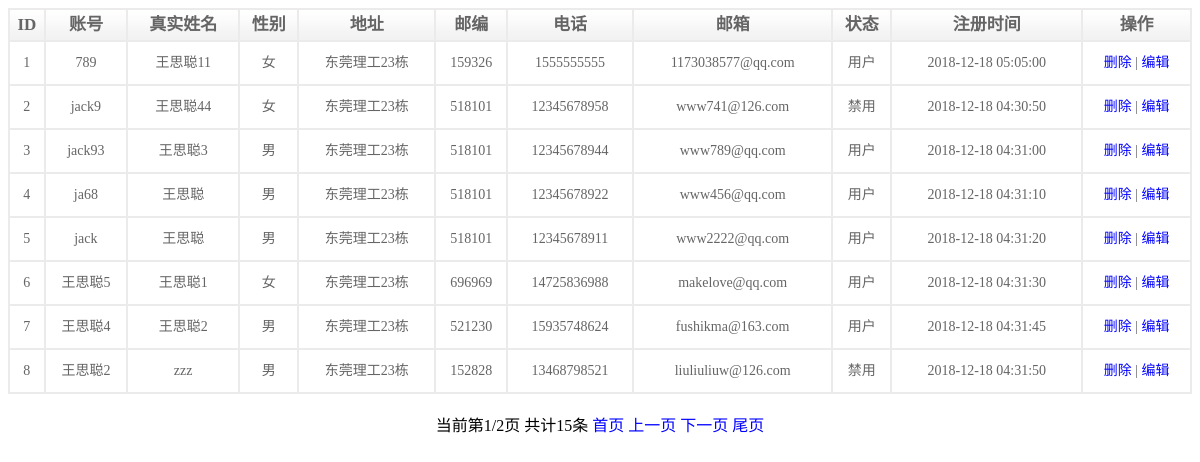
Page /admin/user/index.php on the committed database.
### tables this page shows
CREATE TABLE IF NOT EXISTS `users` (
  `id` int(11) NOT NULL AUTO_INCREMENT,
  `username` varchar(32) NOT NULL,
  `name` varchar(16) DEFAULT NULL,
  `sex` int(1) DEFAULT NULL,
  `pass` char(32) NOT NULL,
  `address` varchar(255) DEFAULT NULL,
  `code` char(6) DEFAULT NULL,
  `phone` varchar(16) DEFAULT NULL,
  `email` varchar(50) NOT NULL,
  `state` tinyint(1) DEFAULT '1',
  `addtime` int(11) NOT NULL,
  PRIMARY KEY (`id`),
  UNIQUE KEY `username` (`username`)
);

### public/Model.class.php (called while the page is built, shortened)
 <?php
class Model
{
	protected $link;
	protected $tableName;
	protected $limit = null;
	public function __construct($tableName)
	{
		$this->link = @mysqli_connect(HOST,USER,PASS,DBNAME) or die("数据库连接失败");
		mysqli_set_charset($this->link,"utf8");
		$this->tableName = $tableName;
		$this->loadFields();
	}
	private function loadFields()
	{
		$sql = "desc {$this->tableName}";
		$result = mysqli_query($this->link,$sql);
		while($row = mysqli_fetch_assoc($result)){
			$this->fields[] = $row['Field'];
			if($row['Key']=="PRI"){
				$this->pk = $row['Field'];
			}
		}
	}
	public function total()
	{
		$sql = "select count(*) from {$this->tableName}";
		$result = mysqli_query($this->link,$sql);
		$res = mysqli_fetch_row($result);
		return $res[0];
	}
	public function select()
	{
		$sql = "select * from {$this->tableName}";
		if(!empty($this->limit)){
			$sql .= " limit ".$this->limit;
		}
		$result = mysqli_query($this->link,$sql);
		$list = mysqli_fetch_all($result,MYSQLI_ASSOC);
		$this->limit = null;
		return $list;
	}
	public function limit($m,$n=0)
	{
		if($n==0){
			$this->limit = $m;
		}else{
			$this->limit = $m.",".$n;
		}
		return $this;
	}
}

### admin/user/index.php (the view, shortened to what this page needs)
<!doctype html>
<html>
<head>
</head>
<body>
	<center>
		<table class="table" width="100%">
			<tr>
				<th>ID</th>
				<th>账号</th>
				<th>真实姓名</th>
				<th>性别</th>
				<th>地址</th>
				<th>邮编</th>
				<th>电话</th>
				<th>邮箱</th>
				<th>状态</th>
				<th>注册时间</th>
				<th>操作</th>
			</tr>
			<?php
			$sex = ['0'=>"女",'1'=>"男"];
			$state = array("0"=>"后台管理员","1"=>"用户","2"=>"禁用");
			require("../../public/Model.class.php");
			require("../../public/Page.class.php");
					$mod = new Model("users");
					$total = $mod->total();
					$page = new Page($total,8);
					$list = $mod->limit($page->limit())->select();
					foreach ($list as $row) {
						echo "<center>";
						echo "<tr>";
						echo "<td>{$row['id']}</td>";
						echo "<td>{$row['username']}</td>";
						echo "<td>{$row['name']}</td>";
						echo "<td>{$sex[$row['sex']]}</td>";
						echo "<td>{$row['address']}</td>";
						echo "<td>{$row['code']}</td>";
						echo "<td>{$row['phone']}</td>";
						echo "<td>{$row['email']}</td>";
						echo "<td>{$state[$row['state']]}</td>";
						echo "<td>".date("Y-m-d H:i:s",$row['addtime'])."</td>";
						echo "<td><a href='action.php?a=del&id={$row['id']}'>删除</a> | <a href='edit.php?id={$row['id']}'>编辑</a></td>";
						echo "</center>";
				}
			 ?>
		</table>
		<br>
		<?php echo $page->show(); ?>
	</center>
</body>
</html>

### admin/user/index.php (style rules this page uses)
.table { font-size:14px; font-family:宋体; text-align: center; line-height: 40px; border-spacing:0; border-left:1px solid #EBEBEB; border-right:1px solid #EBEBEB; border-bottom:1px solid #EBEBEB; border-top:1px solid #EBEBEB; color: #656565; }
th,td { border:1px solid #EBEBEB; }
th { line-height: 28px; font-size:17px; font-family:幼体; background: rgba(0, 0, 0, 0) url("../include/images/list_bg.jpg") repeat-x scroll 0 0; }
a { color: blue; text-decoration:none; }

### rows in the picture
users: id "1", username "789", name "王思聪11", sex "女", address "东莞理工23栋", code "159326", phone "1555555555", email "1173038577@qq.com", state "用户", addtime "2018-12-18 05:05:00"
users: id "2", username "jack9", name "王思聪44", sex "女", address "东莞理工23栋", code "518101", phone "12345678958", email "www741@126.com", state "禁用", addtime "2018-12-18 04:30:50"
users: id "3", username "jack93", name "王思聪3", sex "男", address "东莞理工23栋", code "518101", phone "12345678944", email "www789@qq.com", state "用户", addtime "2018-12-18 04:31:00"
users: id "4", username "ja68", name "王思聪", sex "男", address "东莞理工23栋", code "518101", phone "12345678922", email "www456@qq.com", state "用户", addtime "2018-12-18 04:31:10"
users: id "5", username "jack", name "王思聪", sex "男", address "东莞理工23栋", code "518101", phone "12345678911", email "www2222@qq.com", state "用户", addtime "2018-12-18 04:31:20"
users: id "6", username "王思聪5", name "王思聪1", sex "女", address "东莞理工23栋", code "696969", phone "14725836988", email "makelove@qq.com", state "用户", addtime "2018-12-18 04:31:30"
users: id "7", username "王思聪4", name "王思聪2", sex "男", address "东莞理工23栋", code "521230", phone "15935748624", email "fushikma@163.com", state "用户", addtime "2018-12-18 04:31:45"
users: id "8", username "王思聪2", name "zzz", sex "男", address "东莞理工23栋", code "152828", phone "13468798521", email "liuliuliuw@126.com", state "禁用", addtime "2018-12-18 04:31:50"

### other values in the picture
$page->show() "当前第1/2页 共计15条"
